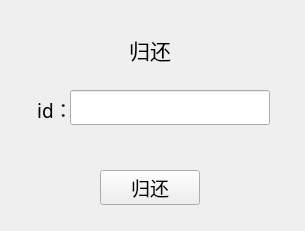
<?xml version="1.0" encoding="UTF-8"?>
<ui version="4.0">
 <class>returnbkClass</class>
 <widget class="QWidget" name="returnbkClass">
  <property name="geometry">
   <rect>
    <x>0</x>
    <y>0</y>
    <width>305</width>
    <height>231</height>
   </rect>
  </property>
  <property name="windowTitle">
   <string>returnbk</string>
  </property>
  <widget class="QLabel" name="title">
   <property name="geometry">
    <rect>
     <x>100</x>
     <y>30</y>
     <width>100</width>
     <height>40</height>
    </rect>
   </property>
   <property name="minimumSize">
    <size>
     <width>100</width>
     <height>40</height>
    </size>
   </property>
   <property name="maximumSize">
    <size>
     <width>100</width>
     <height>40</height>
    </size>
   </property>
   <property name="font">
    <font>
     <family>楷体</family>
     <pointsize>16</pointsize>
    </font>
   </property>
   <property name="text">
    <string>&lt;html&gt;&lt;head/&gt;&lt;body&gt;&lt;p align=&quot;center&quot;&gt;归还&lt;/p&gt;&lt;/body&gt;&lt;/html&gt;</string>
   </property>
  </widget>
  <widget class="QLabel" name="label_2">
   <property name="geometry">
    <rect>
     <x>20</x>
     <y>90</y>
     <width>70</width>
     <height>40</height>
    </rect>
   </property>
   <property name="minimumSize">
    <size>
     <width>70</width>
     <height>40</height>
    </size>
   </property>
   <property name="maximumSize">
    <size>
     <width>70</width>
     <height>40</height>
    </size>
   </property>
   <property name="font">
    <font>
     <family>楷体</family>
     <pointsize>14</pointsize>
    </font>
   </property>
   <property name="text">
    <string>&lt;html&gt;&lt;head/&gt;&lt;body&gt;&lt;p align=&quot;center&quot;&gt;id：&lt;/p&gt;&lt;/body&gt;&lt;/html&gt;</string>
   </property>
  </widget>
  <widget class="QLineEdit" name="lineEdit">
   <property name="geometry">
    <rect>
     <x>70</x>
     <y>90</y>
     <width>200</width>
     <height>35</height>
    </rect>
   </property>
   <property name="minimumSize">
    <size>
     <width>200</width>
     <height>35</height>
    </size>
   </property>
   <property name="maximumSize">
    <size>
     <width>200</width>
     <height>35</height>
    </size>
   </property>
  </widget>
  <widget class="QPushButton" name="btn_returnbk">
   <property name="geometry">
    <rect>
     <x>100</x>
     <y>170</y>
     <width>100</width>
     <height>35</height>
    </rect>
   </property>
   <property name="minimumSize">
    <size>
     <width>100</width>
     <height>35</height>
    </size>
   </property>
   <property name="maximumSize">
    <size>
     <width>100</width>
     <height>35</height>
    </size>
   </property>
   <property name="font">
    <font>
     <family>楷体</family>
     <pointsize>14</pointsize>
    </font>
   </property>
   <property name="text">
    <string>归还</string>
   </property>
  </widget>
 </widget>
 <layoutdefault spacing="6" margin="11"/>
 <resources/>
 <connections>
  <connection>
   <sender>btn_returnbk</sender>
   <signal>clicked()</signal>
   <receiver>returnbkClass</receiver>
   <slot>ReturnBook()</slot>
   <hints>
    <hint type="sourcelabel">
     <x>189</x>
     <y>188</y>
    </hint>
    <hint type="destinationlabel">
     <x>230</x>
     <y>192</y>
    </hint>
   </hints>
  </connection>
 </connections>
 <slots>
  <slot>ReturnBook()</slot>
 </slots>
</ui>
